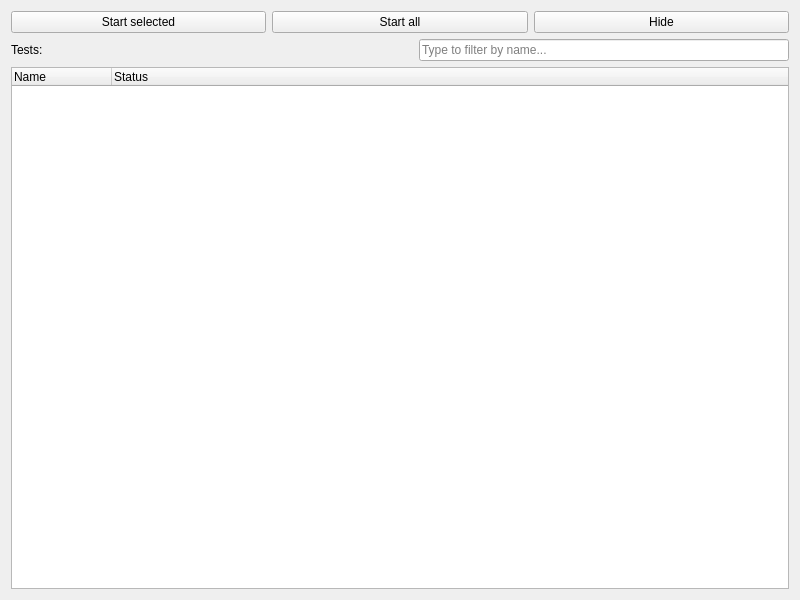
<?xml version="1.0" encoding="UTF-8"?>
<ui version="4.0">
 <class>GUITestRunner</class>
 <widget class="QWidget" name="GUITestRunner">
  <property name="geometry">
   <rect>
    <x>0</x>
    <y>0</y>
    <width>800</width>
    <height>600</height>
   </rect>
  </property>
  <property name="windowTitle">
   <string>GUI Test Runner</string>
  </property>
  <layout class="QVBoxLayout" name="verticalLayout_2">
   <item>
    <layout class="QHBoxLayout" name="horizontalLayout">
     <item>
      <widget class="QPushButton" name="startSelectedButton">
       <property name="text">
        <string>Start selected</string>
       </property>
      </widget>
     </item>
     <item>
      <widget class="QPushButton" name="startAllButton">
       <property name="text">
        <string>Start all</string>
       </property>
      </widget>
     </item>
     <item>
      <widget class="QPushButton" name="hideButton">
       <property name="text">
        <string>Hide</string>
       </property>
      </widget>
     </item>
    </layout>
   </item>
   <item>
    <layout class="QHBoxLayout" name="horizontalLayout_2">
     <item>
      <widget class="QLabel" name="label">
       <property name="text">
        <string>Tests:</string>
       </property>
      </widget>
     </item>
     <item>
      <spacer name="horizontalSpacer">
       <property name="orientation">
        <enum>Qt::Horizontal</enum>
       </property>
       <property name="sizeHint" stdset="0">
        <size>
         <width>40</width>
         <height>20</height>
        </size>
       </property>
      </spacer>
     </item>
     <item>
      <widget class="QLineEdit" name="filter">
       <property name="placeholderText">
        <string>Type to filter by name...</string>
       </property>
      </widget>
     </item>
    </layout>
   </item>
   <item>
    <widget class="QTreeWidget" name="tree">
     <property name="selectionMode">
      <enum>QAbstractItemView::SingleSelection</enum>
     </property>
     <column>
      <property name="text">
       <string>Name</string>
      </property>
     </column>
     <column>
      <property name="text">
       <string>Status</string>
      </property>
     </column>
    </widget>
   </item>
  </layout>
 </widget>
 <resources/>
 <connections>
  <connection>
   <sender>hideButton</sender>
   <signal>clicked()</signal>
   <receiver>GUITestRunner</receiver>
   <slot>hide()</slot>
   <hints>
    <hint type="sourcelabel">
     <x>662</x>
     <y>17</y>
    </hint>
    <hint type="destinationlabel">
     <x>399</x>
     <y>299</y>
    </hint>
   </hints>
  </connection>
 </connections>
</ui>
